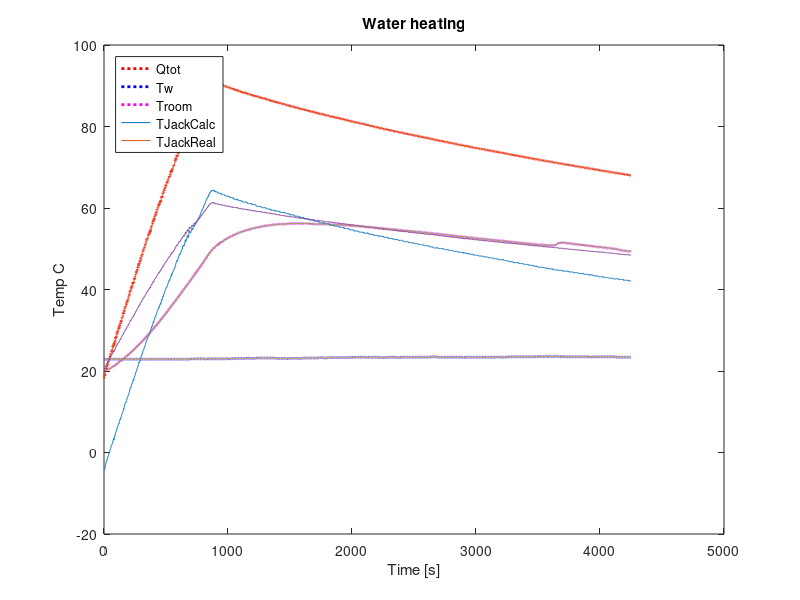

MATLAB code to generate this figure:
clear all
close all

a = 1.675091827e-3;
b = 1.857536553e-4;
c = 5.373169834e-7;

fid = fopen('heating_new_3L.txt');
data1 = fscanf(fid, '%f');
fclose(fid);

%--------------------------------------------------
time1 = data1(1:4:length(data1))/1000;
analog11 = data1(2:4:length(data1));
analog21 = data1(3:4:length(data1));
analog31 = data1(4:4:length(data1));

Rw1 = (2250600./analog11) - 2200;
Rwlog1 = log(Rw1);
Rr1 = (2250600./analog21) - 2200;
Rrlog1 = log(Rr1);
Rj1 = (2250600./analog31) - 2200;
Rjlog1 = log(Rj1);

Tw1 = (1./(a + b.*Rwlog1 + c.*(Rwlog1.^3)))-273.15;
Tr1 = (1./(a + b.*Rrlog1 + c.*(Rrlog1.^3)))-273.15;
Tj1 = (1./(a + b.*Rjlog1 + c.*(Rjlog1.^3)))-273.15;
%----------------------------------------------------
%limit = 25;

%[~, pos1] = min(abs(limit-Tw1));

%time1x = time1(pos1:end)-time1(pos1);

time1 = time1 - time1(1);

figure
plot(time1, Tw1, ':r', 'LineWidth', 2);
xlabel('Time [s]')
ylabel('Temp C')
title('Water heating')
hold on
plot(time1, Tr1, ':b', 'LineWidth', 2);
plot(time1, Tj1, ':m', 'LineWidth', 2);

legend('Water', 'Room', 'Jacket', 'Location', 'NorthWest');

%%

QAll = (Tw1-Tr1)*0.9430;%0.4430
plot(QAll)
hold on
Tjack_calc = (1.3236*Tw1 - 0.6457*Tr1 - QAll)/0.6779;
plot(Tw1)
plot(Tr1)
plot(Tjack_calc)
plot(Tj1)
legend('Qtot','Tw','Troom','TJackCalc','TJackReal')

